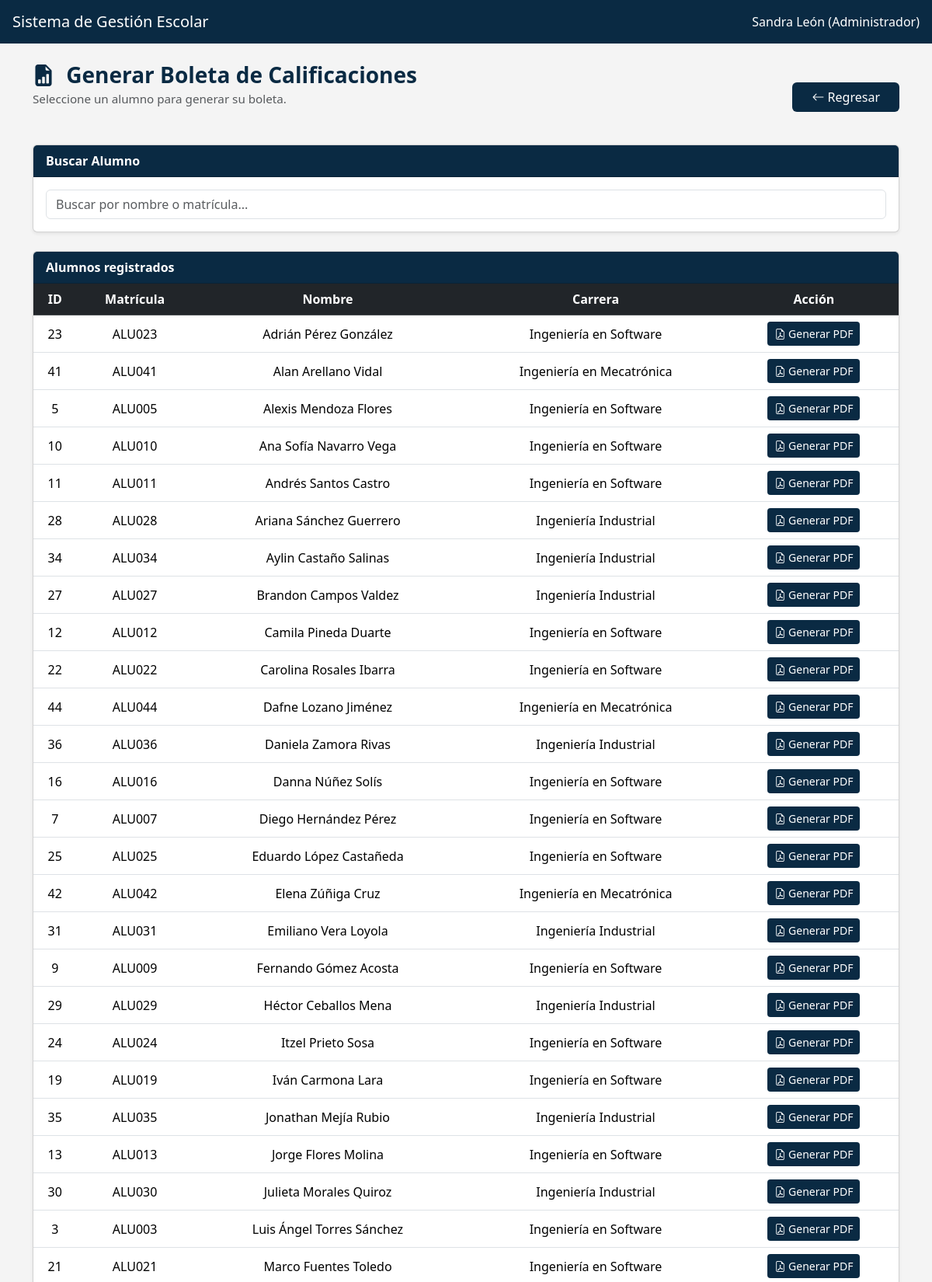
Screenshot of /app/views/reportes/kardexAlumnoView.php (signed in, upper part) with the database file from the repository.
### tables this page shows
CREATE TABLE alumnos (
    idAlumno INT AUTO_INCREMENT PRIMARY KEY,
    idUsuario INT NOT NULL,
    idCarrera INT,
    FOREIGN KEY (idUsuario) REFERENCES usuarios(idUsuario)
        ON DELETE CASCADE
        ON UPDATE CASCADE,
    FOREIGN KEY (idCarrera) REFERENCES carreras(idCarrera)
        ON DELETE SET NULL
        ON UPDATE CASCADE
);

CREATE TABLE usuarios (
    idUsuario INT AUTO_INCREMENT PRIMARY KEY,
    matricula VARCHAR(20) UNIQUE NOT NULL,
    nombres VARCHAR(100) NOT NULL,
    apePaterno VARCHAR(50) NOT NULL,
    apeMaterno VARCHAR(50),
    sexo ENUM('Masculino','Femenino') NOT NULL,
    fechaNacimiento DATE NOT NULL,
    correo VARCHAR(100) NOT NULL UNIQUE,
    contrasena VARCHAR(255) NOT NULL,
    rol ENUM('Administrador','Docente','Alumno','Administrativo') NOT NULL,
    activo TINYINT(1) DEFAULT 1
);

CREATE TABLE carreras (
    idCarrera INT AUTO_INCREMENT PRIMARY KEY,
    nombreCarrera VARCHAR(100) UNIQUE NOT NULL,
    claveCarrera VARCHAR(20) UNIQUE NOT NULL,
    descripcion TEXT
);

### app/models/reporteModel.php (called while the page is built, shortened)
<?php
class ReporteModel {
    private $db;
    public function __construct($connection) {
        $this->db = $connection;
    }
    public function obtenerAlumnosConCarrera() {
        $query = $this->db->query("
            SELECT
                a.idAlumno,
                u.matricula,
                CONCAT(u.nombres,' ',u.apePaterno,' ',u.apeMaterno) AS nombreCompleto,
                c.nombreCarrera AS carrera
            FROM alumnos a
            INNER JOIN usuarios u ON u.idUsuario = a.idUsuario
            LEFT JOIN carreras c ON c.idCarrera = a.idCarrera
            ORDER BY nombreCompleto
        ");
        return $query->fetch_all(MYSQLI_ASSOC);
    }
}

### app/views/reportes/kardexAlumnoView.php (the view, shortened to what this page needs)
<?php
require_once __DIR__ . '/../../../config/db_connection.php';
require_once __DIR__ . '/../../models/reporteModel.php';
$model = new ReporteModel($connection);
$alumnos = $model->obtenerAlumnosConCarrera();
$dashboard = match($_SESSION['usuario']['rol']) {
    'Administrador'  => 'dashboard',
    'Administrativo' => 'dashboard_administrativo',
    default => 'dashboard'
};
?>
<!DOCTYPE html>
<html lang="es">
<head>
  <link rel="stylesheet" href="https://cdn.jsdelivr.net/npm/bootstrap@5.3.3/dist/css/bootstrap.min.css">
  <link rel="stylesheet" href="https://cdn.jsdelivr.net/npm/bootstrap-icons@1.11.3/font/bootstrap-icons.css">
</head>
<body>
<nav class="navbar navbar-dark px-3">
  <span class="navbar-brand">Sistema de Gestión Escolar</span>
  <span class="text-white">
      <?= $_SESSION['usuario']['nombre'] ?> (<?= $_SESSION['usuario']['rol'] ?>)
  </span>
</nav>
<div class="container mt-4">
    <div class="d-flex justify-content-between align-items-center mb-3">
        <div class="mb-3">
            <h3 class="titulo mb-2">
                <i class="bi bi-file-earmark-bar-graph-fill me-2"></i>
                Generar Boleta de Calificaciones
            </h3>
            <p class="subtitulo text-muted" style="font-size: 0.95rem;">
                Seleccione un alumno para generar su boleta.
            </p>
        </div>
        <a href="<?= BASE_URL ?>index.php?action=<?= $dashboard ?>" class="btn btn-regresar px-4">
            <i class="bi bi-arrow-left"></i> Regresar
        </a>
    </div>
  <div class="card shadow-sm mb-4">
    <div class="card-header">Buscar Alumno</div>
    <div class="card-body">
      <div class="row g-3">
        <div class="col-md-12">
            <input type="text" id="filtroAlumnos" class="form-control"
                   placeholder="Buscar por nombre o matrícula...">
        </div>
      </div>
    </div>
  </div>
  <div class="card shadow-sm">
    <div class="card-header">Alumnos registrados</div>
    <div class="card-body p-0">
        <table class="table table-hover align-middle text-center mb-0" id="tablaAlumnos">
        <thead class="table-dark">
          <tr>
            <th>ID</th>
            <th>Matrícula</th>
            <th>Nombre</th>
            <th>Carrera</th>
            <th>Acción</th>
          </tr>
        </thead>
        <tbody>
          <?php foreach($alumnos as $a): ?>
          <tr>
            <td><?= $a['idAlumno'] ?></td>
            <td><?= $a['matricula'] ?></td>
            <td><?= htmlspecialchars($a['nombreCompleto']) ?></td>
            <td><?= htmlspecialchars($a['carrera']) ?></td>
            <td>
              <a href="<?= BASE_URL ?>index.php?action=generarKardex&id=<?= $a['idAlumno'] ?>"
                class="btn btn-institucional btn-sm"
                target="_blank">
                  <i class="bi bi-file-earmark-pdf"></i> Generar PDF
              </a>
            </td>
          </tr>
          <?php endforeach; ?>
        </tbody>
      </table>
    </div>
  </div>
</div>
</body>
</html>

### app/views/reportes/kardexAlumnoView.php (style rules this page uses)
body { background: #f4f4f4; }
.navbar { background: #0A2A43; }
.card-header { background: #0A2A43; color: white; font-weight: 600; }
.btn-institucional { background: #0A2A43 !important; color: #fff !important; }
.btn-regresar { background: #0A2A43; color: white; font-weight: 500; }
h3.titulo { font-weight:bold; color:#0A2A43; }
.subtitulo { margin-top:-6px; color:#6c757d; }

### rows the page displays
alumnos: idAlumno "23", idUsuario.matricula "ALU023", nombreCompleto "Adrián Pérez González", idCarrera.nombreCarrera "Ingeniería en Software"
alumnos: idAlumno "41", idUsuario.matricula "ALU041", nombreCompleto "Alan Arellano Vidal", idCarrera.nombreCarrera "Ingeniería en Mecatrónica"
alumnos: idAlumno "5", idUsuario.matricula "ALU005", nombreCompleto "Alexis Mendoza Flores", idCarrera.nombreCarrera "Ingeniería en Software"
alumnos: idAlumno "10", idUsuario.matricula "ALU010", nombreCompleto "Ana Sofía Navarro Vega", idCarrera.nombreCarrera "Ingeniería en Software"
alumnos: idAlumno "11", idUsuario.matricula "ALU011", nombreCompleto "Andrés Santos Castro", idCarrera.nombreCarrera "Ingeniería en Software"
alumnos: idAlumno "28", idUsuario.matricula "ALU028", nombreCompleto "Ariana Sánchez Guerrero", idCarrera.nombreCarrera "Ingeniería Industrial"
alumnos: idAlumno "34", idUsuario.matricula "ALU034", nombreCompleto "Aylin Castaño Salinas", idCarrera.nombreCarrera "Ingeniería Industrial"
alumnos: idAlumno "27", idUsuario.matricula "ALU027", nombreCompleto "Brandon Campos Valdez", idCarrera.nombreCarrera "Ingeniería Industrial"
alumnos: idAlumno "12", idUsuario.matricula "ALU012", nombreCompleto "Camila Pineda Duarte", idCarrera.nombreCarrera "Ingeniería en Software"
alumnos: idAlumno "22", idUsuario.matricula "ALU022", nombreCompleto "Carolina Rosales Ibarra", idCarrera.nombreCarrera "Ingeniería en Software"
alumnos: idAlumno "44", idUsuario.matricula "ALU044", nombreCompleto "Dafne Lozano Jiménez", idCarrera.nombreCarrera "Ingeniería en Mecatrónica"
alumnos: idAlumno "36", idUsuario.matricula "ALU036", nombreCompleto "Daniela Zamora Rivas", idCarrera.nombreCarrera "Ingeniería Industrial"
alumnos: idAlumno "16", idUsuario.matricula "ALU016", nombreCompleto "Danna Núñez Solís", idCarrera.nombreCarrera "Ingeniería en Software"
alumnos: idAlumno "7", idUsuario.matricula "ALU007", nombreCompleto "Diego Hernández Pérez", idCarrera.nombreCarrera "Ingeniería en Software"
alumnos: idAlumno "25", idUsuario.matricula "ALU025", nombreCompleto "Eduardo López Castañeda", idCarrera.nombreCarrera "Ingeniería en Software"
alumnos: idAlumno "42", idUsuario.matricula "ALU042", nombreCompleto "Elena Zúñiga Cruz", idCarrera.nombreCarrera "Ingeniería en Mecatrónica"
alumnos: idAlumno "31", idUsuario.matricula "ALU031", nombreCompleto "Emiliano Vera Loyola", idCarrera.nombreCarrera "Ingeniería Industrial"
alumnos: idAlumno "9", idUsuario.matricula "ALU009", nombreCompleto "Fernando Gómez Acosta", idCarrera.nombreCarrera "Ingeniería en Software"
alumnos: idAlumno "29", idUsuario.matricula "ALU029", nombreCompleto "Héctor Ceballos Mena", idCarrera.nombreCarrera "Ingeniería Industrial"
alumnos: idAlumno "24", idUsuario.matricula "ALU024", nombreCompleto "Itzel Prieto Sosa", idCarrera.nombreCarrera "Ingeniería en Software"
alumnos: idAlumno "19", idUsuario.matricula "ALU019", nombreCompleto "Iván Carmona Lara", idCarrera.nombreCarrera "Ingeniería en Software"
alumnos: idAlumno "35", idUsuario.matricula "ALU035", nombreCompleto "Jonathan Mejía Rubio", idCarrera.nombreCarrera "Ingeniería Industrial"
alumnos: idAlumno "13", idUsuario.matricula "ALU013", nombreCompleto "Jorge Flores Molina", idCarrera.nombreCarrera "Ingeniería en Software"
alumnos: idAlumno "30", idUsuario.matricula "ALU030", nombreCompleto "Julieta Morales Quiroz", idCarrera.nombreCarrera "Ingeniería Industrial"
alumnos: idAlumno "3", idUsuario.matricula "ALU003", nombreCompleto "Luis Ángel Torres Sánchez", idCarrera.nombreCarrera "Ingeniería en Software"
alumnos: idAlumno "21", idUsuario.matricula "ALU021", nombreCompleto "Marco Fuentes Toledo", idCarrera.nombreCarrera "Ingeniería en Software"

### other values shown
$_SESSION['usuario']['nombre'] "Sandra León"
$_SESSION['usuario']['rol'] "Administrador"
